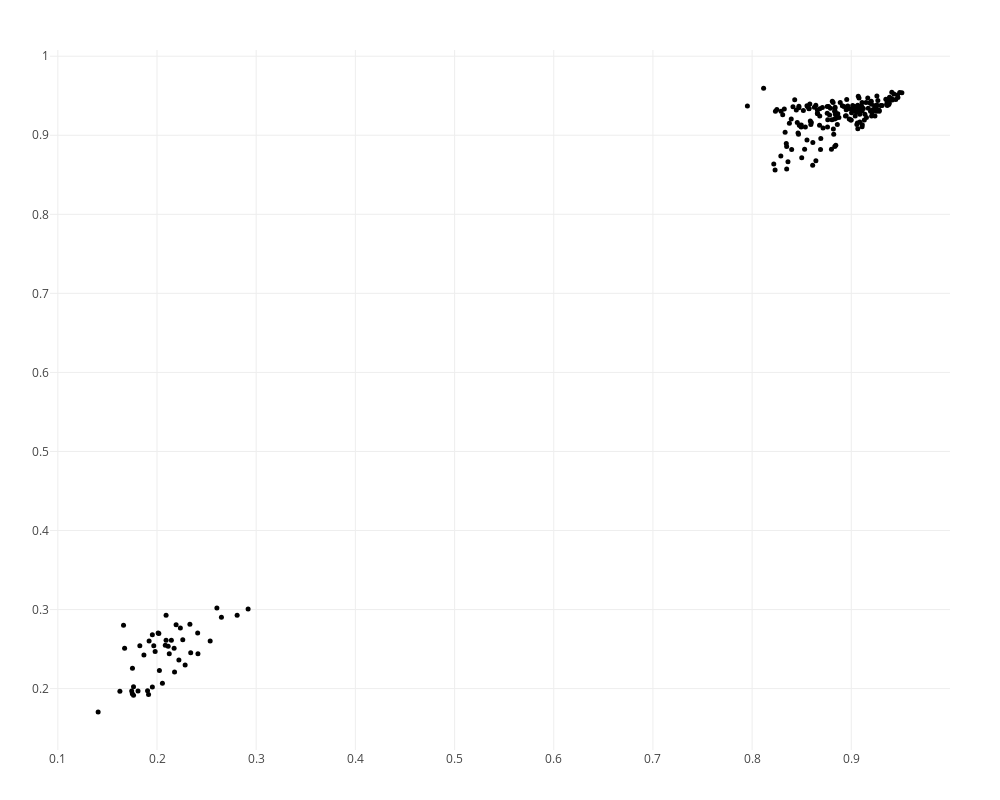

Write notebook code for a chart like this one.
### Code cell
plotpersistencediagram_pjs(C, dim=2)

### Figure 1 — Plotly figure (JSON) as saved in the notebook; plotly's stock layout.template omitted (floating-point values rounded to 4 significant figures; data arrays with more than 128 entries replaced by an {"elided": "..."} marker saying what was removed)
{"data": [{"hoverinfo": "x+y+text", "marker": {"color": "black", "size": 5}, "mode": "markers", "text": {"elided": "215 str values"}, "textfont": {"family": "Raleway, sans-serif"}, "textposition": "top center", "type": "scatter", "x": {"elided": "215 float values"}, "y": {"elided": "215 float values"}}, {"hoverinfo": "x+text", "marker": {"color": "red", "size": 6}, "mode": "markers", "text": [], "textfont": {"family": "Raleway, sans-serif"}, "textposition": "top center", "type": "scatter", "x": [], "y": []}], "layout": {"height": 800, "hovermode": "closest", "margin": {"b": 50, "l": 50, "r": 50, "t": 50}, "scene": {"aspectmode": "manual", "aspectratio": {"x": 1, "y": 0.9738}}, "showlegend": false, "width": 1000}}
